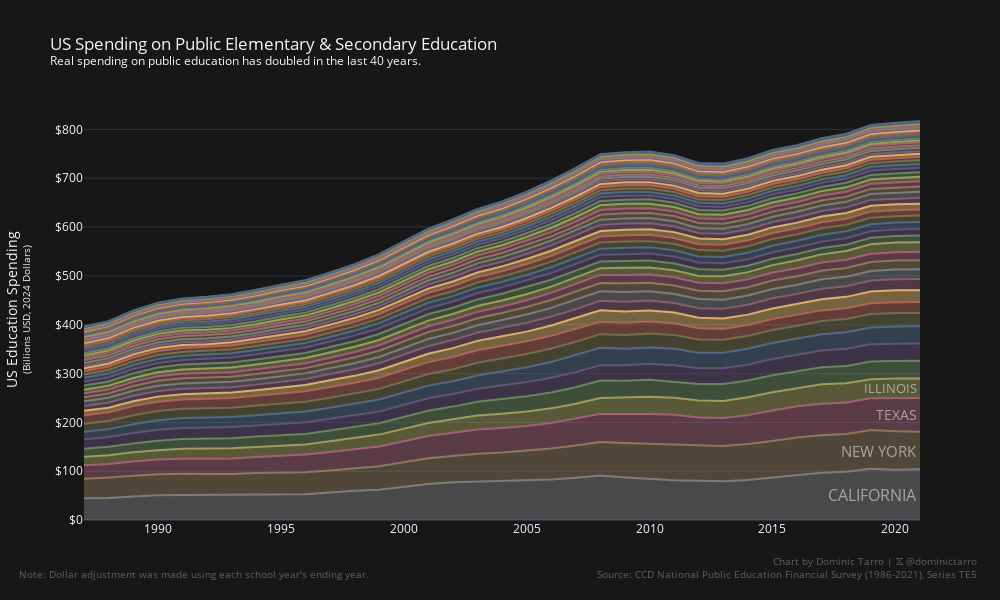

The code cell stored with this chart in its notebook:
### Code cell
def add_top_n_state_annotations(fig: go.Figure, df: pl.DataFrame, n: int = 4):
    top5_states = df.filter(
        pl.col("SCHOOL_YEAR") == pl.col("SCHOOL_YEAR").max()
    ).sort(
        "Total Current Expenditures for Public El-Sec (TE5) (Billions, 2024 Dollars)",
    ).tail(n + 1).select(
        "State",
        "Total Current Expenditures for Public El-Sec (TE5) (Billions, 2024 Dollars)"
    ).rename(
        {
            "Total Current Expenditures for Public El-Sec (TE5) (Billions, 2024 Dollars)": "Total"
        }
    ).to_dicts()

    for i, state in enumerate(reversed(top5_states[-n:])):
        total = sum([s["Total"] for s in top5_states[-i:]]) if i > 0 else 0
        next_total = sum([s["Total"] for s in top5_states[-(i + 1):]])
        fig.add_annotation(
            x=0.9993,
            y=(total + next_total) / 2,
            xref="paper",
            text=state["State"],
            showarrow=False,
            font=dict(
                size=16 - i,
                color="white",
            ),
            opacity=0.5
        )
    return fig


fig = add_top_n_state_annotations(
    px.area(
        adjusted_spending.with_columns(
            pl.col("Total Current Expenditures for Public El-Sec (TE5) (Billions, 2024 Dollars)").sum().over("State").alias("State Max")
        ).sort("SCHOOL_YEAR_END", "State Max", descending=[False, True]),
        x="SCHOOL_YEAR_END",
        y="Total Current Expenditures for Public El-Sec (TE5) (Billions, 2024 Dollars)",
        color="State",
        title="US Spending on Public Elementary & Secondary Education<br><sup>Real spending on public education has doubled in the last 40 years.</sup>",
        labels={
            "SCHOOL_YEAR_END": "School Year (End)",
        },
        template="plotly_dark",
        color_discrete_sequence=px.colors.qualitative.Antique_r,
        width=1000,
        height=600,
    ).update_layout(
        showlegend=False,
        xaxis_title=None,
        yaxis_title="US Education Spending<br><sup>(Billions USD, 2024 Dollars)</sup>",
        yaxis_tickformat="$,.0f",
        plot_bgcolor="#171717",
        paper_bgcolor="#171717",
        xaxis_showgrid=False,
    ).add_annotation(
        x=1.07,
        y=-0.15,
        xref="paper",
        yref="paper",
        text="<br>".join(
            (
                "Chart by Dominic Tarro | 𝕏 @dominictarro",
                "Source: CCD National Public Education Financial Survey (1986-2021), Series TE5"
            )
        ),
        align="right",
        showarrow=False,
        font=dict(
            size=10,
            color="grey"
        ),
        opacity=0.7
    ).add_annotation(
        x=-0.08,
        y=-0.15,
        xref="paper",
        yref="paper",
        text="<br>".join(
            (
                "Note: Dollar adjustment was made using each school year's ending year.",
            )
        ),
        align="left",
        showarrow=False,
        font=dict(
            size=10,
            color="grey"
        ),
        opacity=0.7
    ),
    adjusted_spending
)
fig.show()
fig.write_image("charts/spending-public-ed.svg")
